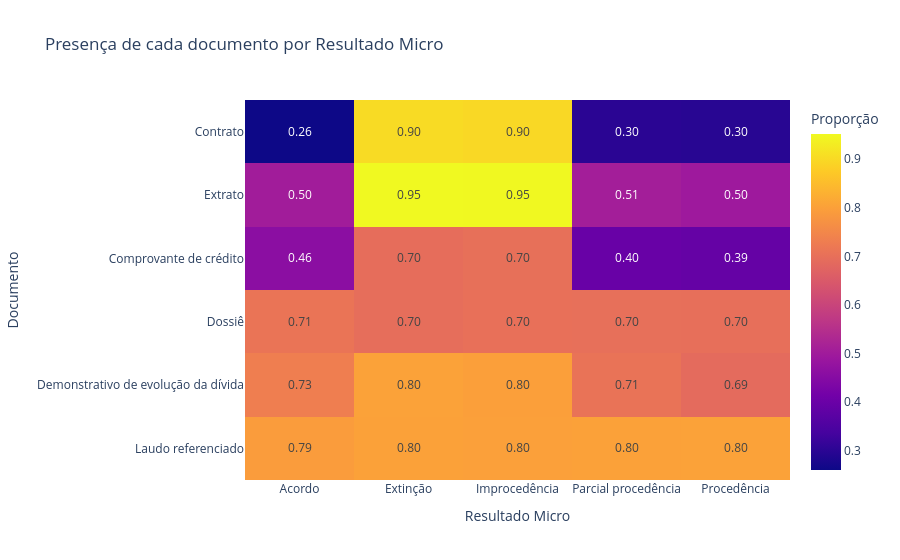

Notebook code for this chart:
### Code cell
fig = px.imshow(
    documentos_micro,
    text_auto=".2f",
    aspect="auto",
    title="Presença de cada documento por Resultado Micro",
    labels={
        "x": "Resultado Micro",
        "y": "Documento",
        "color": "Proporção"
    }
)

fig.show()

### Figure 1 — Plotly figure (JSON) as saved in the notebook; plotly's stock layout.template omitted (floating-point values rounded to 4 significant figures)
{"data": [{"coloraxis": "coloraxis", "hovertemplate": "Resultado Micro: %{x}<br>Documento: %{y}<br>Proporção: %{z}<extra></extra>", "name": "0", "texttemplate": "%{z:.2f}", "type": "heatmap", "x": ["Acordo", "Extinção", "Improcedência", "Parcial procedência", "Procedência"], "xaxis": "x", "y": ["Contrato", "Extrato", "Comprovante de crédito", "Dossiê", "Demonstrativo de evolução da dívida", "Laudo referenciado"], "yaxis": "y", "z": [[0.2607, 0.9027, 0.8977, 0.2998, 0.2973], [0.5036, 0.9519, 0.951, 0.507, 0.4956], [0.4607, 0.6954, 0.7008, 0.3975, 0.3914], [0.7107, 0.696, 0.7015, 0.7, 0.6993], [0.7321, 0.8036, 0.7982, 0.7079, 0.6891], [0.7929, 0.802, 0.7998, 0.8013, 0.804]]}], "layout": {"coloraxis": {"colorbar": {"title": {"text": "Proporção"}}, "colorscale": [[0, "#0d0887"], [0.1111, "#46039f"], [0.2222, "#7201a8"], [0.3333, "#9c179e"], [0.4444, "#bd3786"], [0.5556, "#d8576b"], [0.6667, "#ed7953"], [0.7778, "#fb9f3a"], [0.8889, "#fdca26"], [1, "#f0f921"]]}, "title": {"text": "Presença de cada documento por Resultado Micro"}, "xaxis": {"anchor": "y", "domain": [0, 1], "title": {"text": "Resultado Micro"}}, "yaxis": {"anchor": "x", "autorange": "reversed", "domain": [0, 1], "title": {"text": "Documento"}}}}
